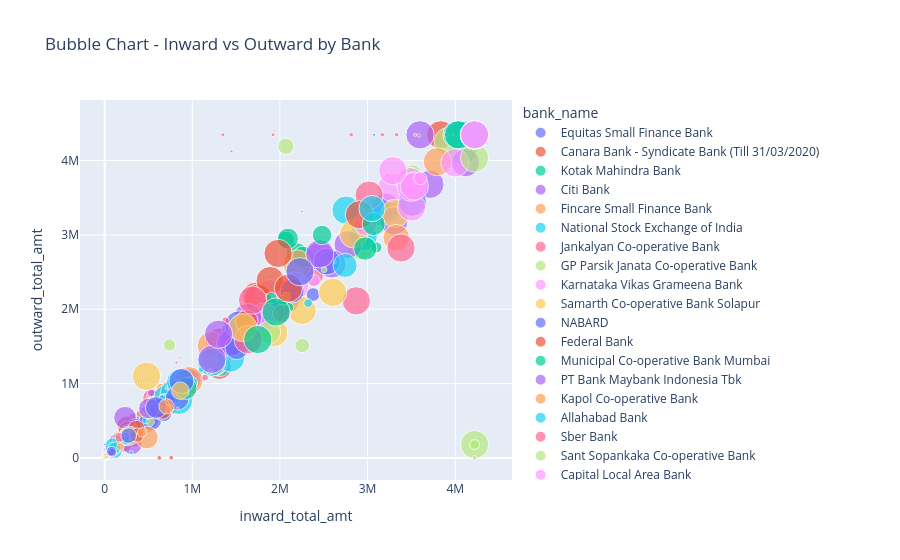

Here is the notebook cell this chart was saved with:
### Markdown cell above
<div style="min-width: 70px; height: 80px; background:  linear-gradient(135deg, #EF6C00, #FFA726); border-radius: 18px; display: flex; align-items: center; justify-content: center; font-size: 13px; margin-right: 30px;">💡INSIGHT :The bubble scatter plot between inward and outward total amount shows a strong positive correlation, where higher inward amount corresponds to higher outward amount. The bubble size representing inward volume indicates that larger volume transactions are associated with higher amounts, though most transactions are concentrated in the low-amount range with smaller bubbles. The presence of a few large bubbles at higher amounts highlights occasional high-volume and high-value transactions..</div>

### Code cell
fig = px.scatter(df.sample(1000), x='inward_total_amt', y='outward_total_amt', color='bank_name', size='inward_total_volume', title="Bubble Chart - Inward vs Outward by Bank")
fig.show()
